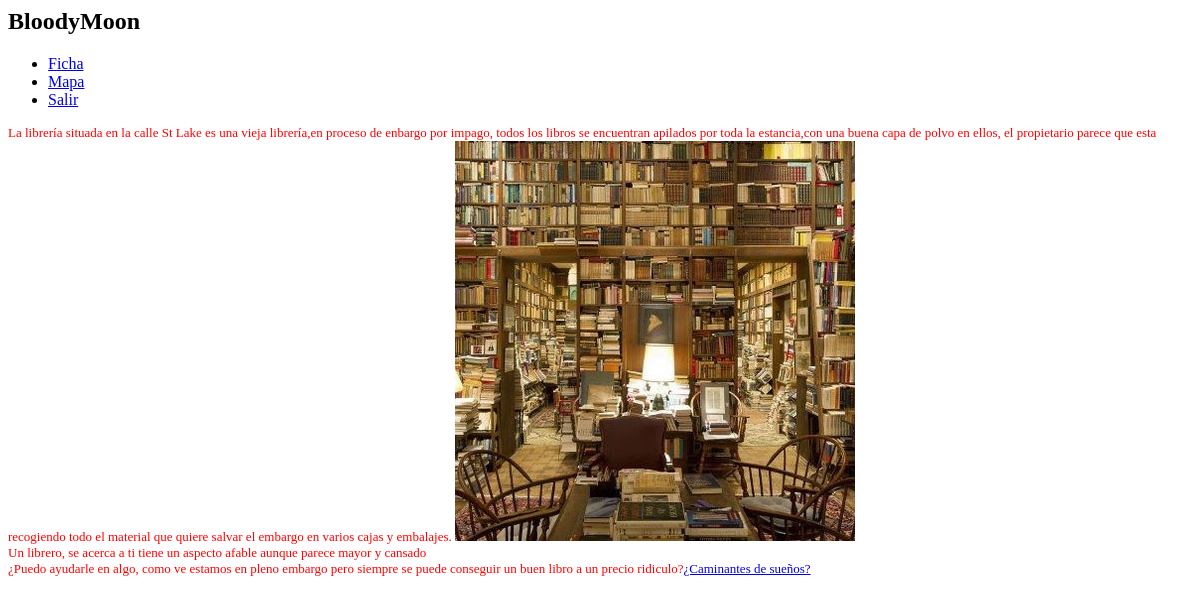
Screenshot of /libreria_abierta.php (signed in) with the database file from the repository.
### tables this page shows
CREATE TABLE IF NOT EXISTS `escena` (
`ID` int(11) NOT NULL,
  `nombre` text NOT NULL,
  `descripcion` text NOT NULL,
  `imagen` text NOT NULL,
  `visitada` tinyint(4) DEFAULT NULL
);

### libreria_abierta.php (the view, shortened to what this page needs)
<html>
<head>
   <link rel="stylesheet" type="text/css" href="estilo.css" >
<link rel="stylesheet" href="http://code.jquery.com/mobile/1.0a4.1/jquery.mobile-1.0a4.1.min.css" />
</head>
<body>
    <div data-role="page">
    <div data-role="header">
        <h2>BloodyMoon</h2>
	<div data-role="navbar">
   <ul>
      <li><a href="ficha.php" data-icon="grid" >Ficha</a></li>
      <li><a href="mapa.php" data-icon="plus">Mapa</a></li>
      <li><a href="logout.php" data-icon="star">Salir</a></li>
   </ul>
</div>
    </div>
    <?php
if(!isset($_SESSION['uid'])){
    echo "Tienes que estar logeado para ver esta pagina!";
    }else{
					    ?>
    <div data-role="content">
    <?php
    $consulta2="SELECT * FROM escena where ID=24";
    $resultado = mysql_query($consulta2);
    while ($fila = mysql_fetch_assoc($resultado)) {
    echo $fila["descripcion"];
    echo '<img src="'.$fila["imagen"].'">';
   }
?>
<br>
<?php
echo "Un librero, se acerca a ti tiene un aspecto afable aunque parece mayor y cansado";
?>
<br>
<?php
    echo "¿Puedo ayudarle en algo, como ve estamos en pleno embargo pero siempre se puede conseguir un buen  libro a un precio ridiculo?";
   ?>
<a href="libreria_conversacion.php" data-role="button" data-mini="true">¿Caminantes de sueños?</a>
       </body>
  <?php
}
?>

### estilo.css (style rules this page uses)
[data-role="content"] { font-size:small;font-style:normal;color:red;text-shadow: none; }

### rows the page displays
escena: descripcion "La librería situada en la calle St Lake es una vieja librería,en proceso de enbargo por impago, todos los libros se encuentran apilados por toda la estancia,con una buena capa de polvo en ellos, el propietario parece que esta recogiendo todo el material que quiere salvar el embargo en varios cajas y embalajes.", imagen (picture)
